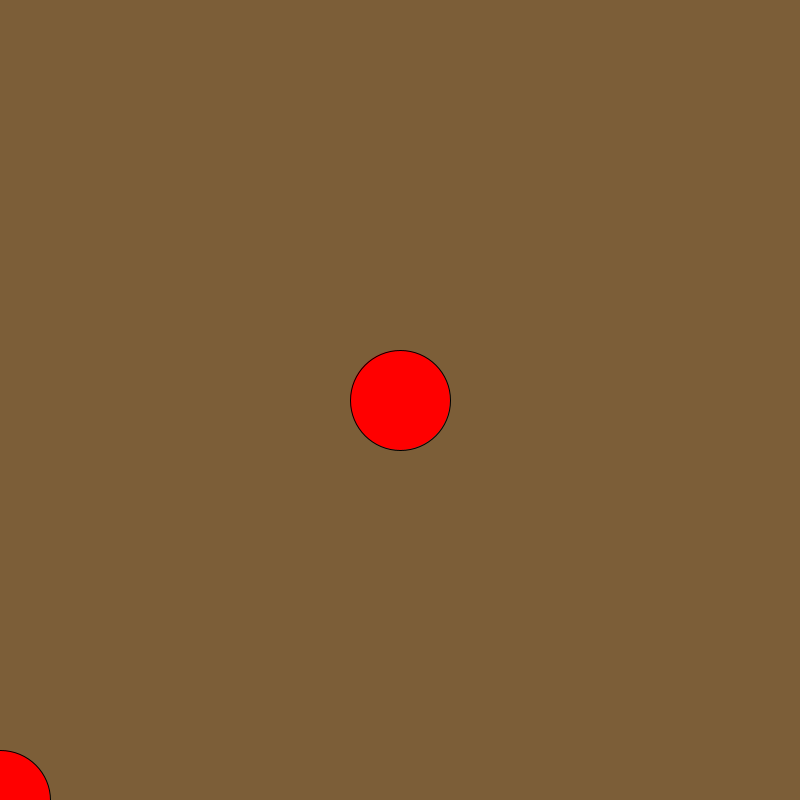
Frame 1 (no input)
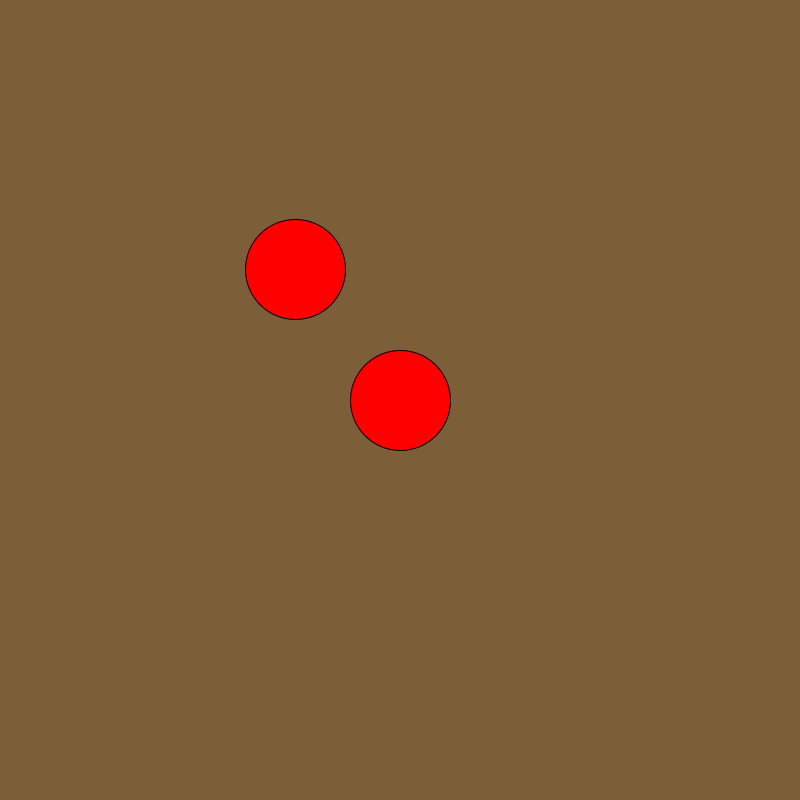
Frame 60 (the mouse pressed at the canvas centre just before this capture)
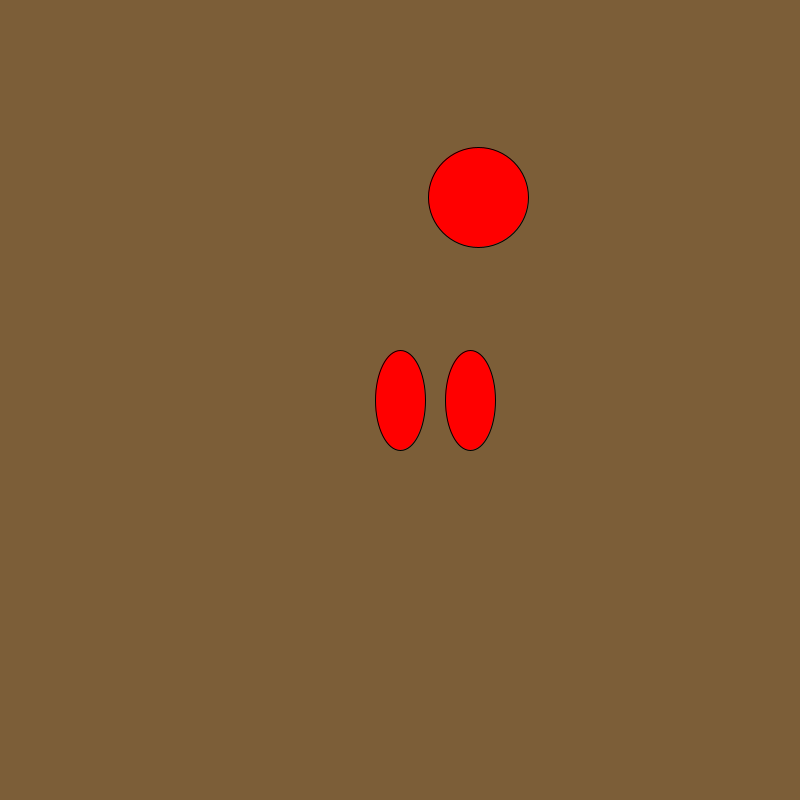
Frame 120 (the mouse held since frame 60 and released just before this capture)

The Processing sketch that drew these frames (run headless with seeded random() and noise(); from frame 60 on, the mouse is pressed at the canvas centre):

// Processing sketch: sketch_190405a
// ── sketch_190405a.pde
//hello!

ArrayList<Fruit> arr;
float x, y;
boolean click;

void setup()
{
  size(800,800);
  background(124, 94, 56);
  arr= new ArrayList<Fruit>();
  x=0;
  y=height;
  Fruit f= new Fruit(x,y);
  arr.add(f);
  fill(255,0,0);
  Fruit f1= new Fruit(width/2,height/2);
  arr.add(f1);
  fill(255,0,0);
}



void draw()
{
  background(124, 94, 56);
  arr.get(0).display();
  arr.get(1).display();
  
  if(arr.get(0).clicked)
  {
    //if(arr.get(0).x<width/2){
      arr.get(0).x-=5;
      arr.get(0).y+=5;
    //}else
    //{
    //  arr.get(0).x+=5;
    //  arr.get(0).y-=5;
      
    //}
    
  }else
  {
   if(arr.get(0).x<width/2){
    arr.get(0).x+=5;
    arr.get(0).y-=9;
   }
   else
   {
     arr.get(0).x+=2;
    arr.get(0).y+=3;
   
   }
  }
  
}

void mousePressed()
{
  for(int i=0;i<arr.size();i++){
  float d=dist(mouseX, mouseY, arr.get(i).x, arr.get(i).y);
  if(d<arr.get(i).r)
  //if(mouseX<arr.get(0).x+arr.get(0).r&&mouseY<arr.get(0).y+arr.get(0).r)
  {
    
   arr.get(i).clicked=true;
  }
  }
  
}

// ── Bomb.pde
//This class will display and keep track of when bombs will appear on screen
class Bomb{
  //variables here
  
  Bomb(){
  //constructor
  }
  
  //update location of bomb
  void update()
  {
    
    
  }
  
  //display the bomb on screen
  void display()
  {
    
  }
  
}

// ── Fruit.pde
//This class will intialize the fruit objects and be in charge of displaying them
class Fruit{
  //variables
  float r;
  float x,y;
  boolean clicked;
  
  Fruit(float xx, float yy){
    //Constructor
    r=100;
    x=xx;
    y=yy;
    
  }

//this function will display the fruit as a whole fruit or sliced into two pieces based on whether its been sliced or not
  void display()
  {
    if(!clicked){
    ellipse(x, y, r, r);
    }
    else{ 
       ellipse(x+70, y, r/2, r);
       ellipse(x, y, r/2, r);  
    } 
  }
}

// ── Knife.pde
//This class is for the knife that will follow the location of the mouse
class Knife{
  //variables here
  
  Knife(){
  //constructor
  }
  
  //this function will display the knife the player can use to slice fruit
  void display()
  {
    
  }
  
}

// ── Power_ups.pde
class Power_ups{
  //variables here
  
  Power_ups(){
  //constructor
  }
  
  void display()
  {
    
  }
  
}

// ── Sound_effects.pde
class Sound_effects{
  //variables here
  
  Sound_effects(){
  //constructor
  }
  
}
